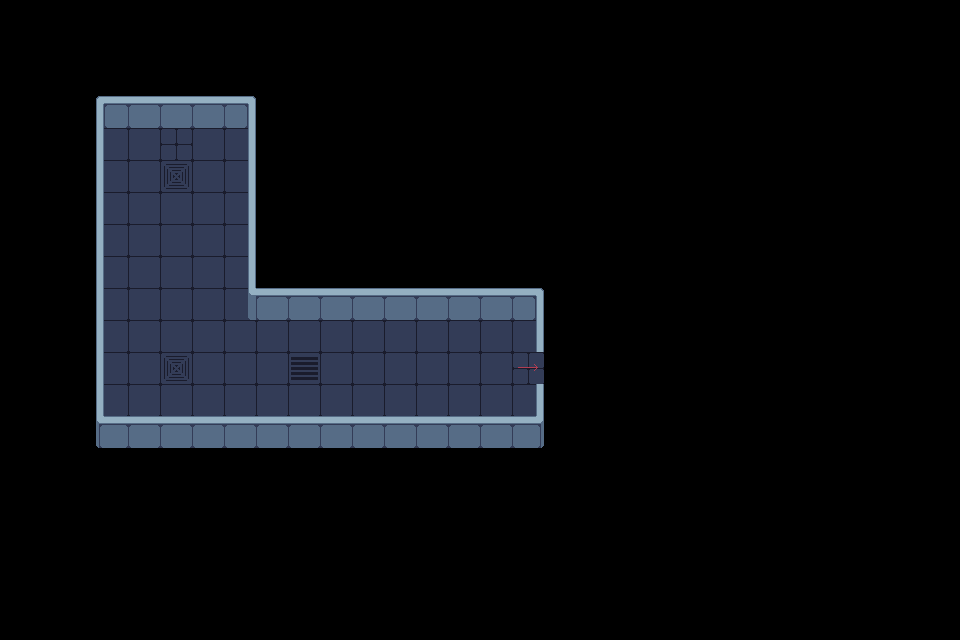

Below is a game level as drawn by its tile map, then a one-line description and the .tmx file that defines it, in full:
An orthogonal 30x20 tile map with 32x32 px tiles, 5 tile layers (floor, collision, collision_in_frame, info layer, ...) and 4 objects (PlayerSpawn, triggerEndLevel, ScoutBot, TrooperBot).

<map version="1.10" tiledversion="1.12.2" orientation="orthogonal" renderorder="left-down" width="30" height="20" tilewidth="32" tileheight="32" infinite="0" nextlayerid="9" nextobjectid="5">
 <editorsettings>
  <export target="../assets/Maps/Level_01.json" format="json" />
 </editorsettings>
 <tileset firstgid="1" source="../assets/Maps/tileset/industrial.tsx" />
 <layer id="2" name="floor" width="30" height="20">
  <data encoding="csv">
0,0,0,0,0,0,0,0,0,0,0,0,0,0,0,0,0,0,0,0,0,0,0,0,0,0,0,0,0,0,
0,0,0,0,0,0,0,0,0,0,0,0,0,0,0,0,0,0,0,0,0,0,0,0,0,0,0,0,0,0,
0,0,0,0,0,0,0,0,0,0,0,0,0,0,0,0,0,0,0,0,0,0,0,0,0,0,0,0,0,0,
0,0,0,0,0,0,0,0,0,0,0,0,0,0,0,0,0,0,0,0,0,0,0,0,0,0,0,0,0,0,
0,0,0,72,72,71,72,72,0,0,0,0,0,0,0,0,0,0,0,0,0,0,0,0,0,0,0,0,0,0,
0,0,0,72,72,107,72,72,0,0,0,0,0,0,0,0,0,0,0,0,0,0,0,0,0,0,0,0,0,0,
0,0,0,72,72,72,72,72,0,0,0,0,0,0,0,0,0,0,0,0,0,0,0,0,0,0,0,0,0,0,
0,0,0,72,72,72,72,72,0,0,0,0,0,0,0,0,0,0,0,0,0,0,0,0,0,0,0,0,0,0,
0,0,0,72,72,72,72,72,0,0,0,0,0,0,0,0,0,0,0,0,0,0,0,0,0,0,0,0,0,0,
0,0,0,72,72,72,72,72,0,0,0,0,0,0,0,0,0,0,0,0,0,0,0,0,0,0,0,0,0,0,
0,0,0,72,72,72,72,72,72,72,72,72,72,72,72,72,72,0,0,0,0,0,0,0,0,0,0,0,0,0,
0,0,0,72,72,107,72,72,72,70,72,72,72,72,72,72,71,0,0,0,0,0,0,0,0,0,0,0,0,0,
0,0,0,72,72,72,72,72,72,72,72,72,72,72,72,72,72,0,0,0,0,0,0,0,0,0,0,0,0,0,
0,0,0,0,0,0,0,0,0,0,0,0,0,0,0,0,0,0,0,0,0,0,0,0,0,0,0,0,0,0,
0,0,0,0,0,0,0,0,0,0,0,0,0,0,0,0,0,0,0,0,0,0,0,0,0,0,0,0,0,0,
0,0,0,0,0,0,0,0,0,0,0,0,0,0,0,0,0,0,0,0,0,0,0,0,0,0,0,0,0,0,
0,0,0,0,0,0,0,0,0,0,0,0,0,0,0,0,0,0,0,0,0,0,0,0,0,0,0,0,0,0,
0,0,0,0,0,0,0,0,0,0,0,0,0,0,0,0,0,0,0,0,0,0,0,0,0,0,0,0,0,0,
0,0,0,0,0,0,0,0,0,0,0,0,0,0,0,0,0,0,0,0,0,0,0,0,0,0,0,0,0,0,
0,0,0,0,0,0,0,0,0,0,0,0,0,0,0,0,0,0,0,0,0,0,0,0,0,0,0,0,0,0
</data>
 </layer>
 <layer id="1" name="collision" width="30" height="20">
  <data encoding="csv">
0,0,0,0,0,0,0,0,0,0,0,0,0,0,0,0,0,0,0,0,0,0,0,0,0,0,0,0,0,0,
0,0,0,0,0,0,0,0,0,0,0,0,0,0,0,0,0,0,0,0,0,0,0,0,0,0,0,0,0,0,
0,0,0,0,0,0,0,0,0,0,0,0,0,0,0,0,0,0,0,0,0,0,0,0,0,0,0,0,0,0,
0,0,0,3,6,6,6,9,0,0,0,0,0,0,0,0,0,0,0,0,0,0,0,0,0,0,0,0,0,0,
0,0,0,0,0,0,0,0,0,0,0,0,0,0,0,0,0,0,0,0,0,0,0,0,0,0,0,0,0,0,
0,0,0,0,0,0,0,0,0,0,0,0,0,0,0,0,0,0,0,0,0,0,0,0,0,0,0,0,0,0,
0,0,0,0,0,0,0,0,0,0,0,0,0,0,0,0,0,0,0,0,0,0,0,0,0,0,0,0,0,0,
0,0,0,0,0,0,0,0,0,0,0,0,0,0,0,0,0,0,0,0,0,0,0,0,0,0,0,0,0,0,
0,0,0,0,0,0,0,0,0,0,0,0,0,0,0,0,0,0,0,0,0,0,0,0,0,0,0,0,0,0,
0,0,0,0,0,0,0,0,376,376,6,6,6,6,6,6,9,0,0,0,0,0,0,0,0,0,0,0,0,0,
0,0,0,0,0,0,0,0,0,0,0,0,0,0,0,0,0,0,0,0,0,0,0,0,0,0,0,0,0,0,
0,0,0,0,0,0,0,0,0,0,0,0,0,0,0,0,0,0,0,0,0,0,0,0,0,0,0,0,0,0,
0,0,0,0,0,0,0,0,0,0,0,0,0,0,0,0,0,0,0,0,0,0,0,0,0,0,0,0,0,0,
0,0,0,373,376,376,376,376,376,376,376,376,376,376,376,376,379,0,0,0,0,0,0,0,0,0,0,0,0,0,
0,0,0,0,0,0,0,0,0,0,0,0,0,0,0,0,0,0,0,0,0,0,0,0,0,0,0,0,0,0,
0,0,0,0,0,0,0,0,0,0,0,0,0,0,0,0,0,0,0,0,0,0,0,0,0,0,0,0,0,0,
0,0,0,0,0,0,0,0,0,0,0,0,0,0,0,0,0,0,0,0,0,0,0,0,0,0,0,0,0,0,
0,0,0,0,0,0,0,0,0,0,0,0,0,0,0,0,0,0,0,0,0,0,0,0,0,0,0,0,0,0,
0,0,0,0,0,0,0,0,0,0,0,0,0,0,0,0,0,0,0,0,0,0,0,0,0,0,0,0,0,0,
0,0,0,0,0,0,0,0,0,0,0,0,0,0,0,0,0,0,0,0,0,0,0,0,0,0,0,0,0,0
</data>
 </layer>
 <layer id="6" name="collision_in_frame" width="30" height="20">
  <data encoding="csv">
0,0,0,0,0,0,0,0,0,0,0,0,0,0,0,0,0,0,0,0,0,0,0,0,0,0,0,0,0,0,
0,0,0,0,0,0,0,0,0,0,0,0,0,0,0,0,0,0,0,0,0,0,0,0,0,0,0,0,0,0,
0,0,0,0,0,0,0,0,0,0,0,0,0,0,0,0,0,0,0,0,0,0,0,0,0,0,0,0,0,0,
0,0,0,0,0,0,0,0,0,0,0,0,0,0,0,0,0,0,0,0,0,0,0,0,0,0,0,0,0,0,
0,0,0,76,0,0,0,84,0,0,0,0,0,0,0,0,0,0,0,0,0,0,0,0,0,0,0,0,0,0,
0,0,0,76,0,0,0,84,0,0,0,0,0,0,0,0,0,0,0,0,0,0,0,0,0,0,0,0,0,0,
0,0,0,76,0,0,0,84,0,0,0,0,0,0,0,0,0,0,0,0,0,0,0,0,0,0,0,0,0,0,
0,0,0,76,0,0,0,84,0,0,0,0,0,0,0,0,0,0,0,0,0,0,0,0,0,0,0,0,0,0,
0,0,0,76,0,0,0,84,0,0,0,0,0,0,0,0,0,0,0,0,0,0,0,0,0,0,0,0,0,0,
0,0,0,76,0,0,0,46,0,0,0,0,0,0,0,0,0,0,0,0,0,0,0,0,0,0,0,0,0,0,
0,0,0,298,0,0,0,0,0,0,0,0,0,0,0,0,84,0,0,0,0,0,0,0,0,0,0,0,0,0,
0,0,0,298,0,0,0,0,0,0,0,0,0,0,0,0,0,0,0,0,0,0,0,0,0,0,0,0,0,0,
0,0,0,298,0,0,0,0,0,0,0,0,0,0,0,0,84,0,0,0,0,0,0,0,0,0,0,0,0,0,
0,0,0,0,0,0,0,0,0,0,0,0,0,0,0,0,0,0,0,0,0,0,0,0,0,0,0,0,0,0,
0,0,0,0,0,0,0,0,0,0,0,0,0,0,0,0,0,0,0,0,0,0,0,0,0,0,0,0,0,0,
0,0,0,0,0,0,0,0,0,0,0,0,0,0,0,0,0,0,0,0,0,0,0,0,0,0,0,0,0,0,
0,0,0,0,0,0,0,0,0,0,0,0,0,0,0,0,0,0,0,0,0,0,0,0,0,0,0,0,0,0,
0,0,0,0,0,0,0,0,0,0,0,0,0,0,0,0,0,0,0,0,0,0,0,0,0,0,0,0,0,0,
0,0,0,0,0,0,0,0,0,0,0,0,0,0,0,0,0,0,0,0,0,0,0,0,0,0,0,0,0,0,
0,0,0,0,0,0,0,0,0,0,0,0,0,0,0,0,0,0,0,0,0,0,0,0,0,0,0,0,0,0
</data>
 </layer>
 <layer id="7" name="info layer" width="30" height="20">
  <data encoding="csv">
0,0,0,0,0,0,0,0,0,0,0,0,0,0,0,0,0,0,0,0,0,0,0,0,0,0,0,0,0,0,
0,0,0,0,0,0,0,0,0,0,0,0,0,0,0,0,0,0,0,0,0,0,0,0,0,0,0,0,0,0,
0,0,0,0,0,0,0,0,0,0,0,0,0,0,0,0,0,0,0,0,0,0,0,0,0,0,0,0,0,0,
0,0,0,0,0,0,0,0,0,0,0,0,0,0,0,0,0,0,0,0,0,0,0,0,0,0,0,0,0,0,
0,0,0,0,0,0,0,0,0,0,0,0,0,0,0,0,0,0,0,0,0,0,0,0,0,0,0,0,0,0,
0,0,0,0,0,0,0,0,0,0,0,0,0,0,0,0,0,0,0,0,0,0,0,0,0,0,0,0,0,0,
0,0,0,0,0,0,0,0,0,0,0,0,0,0,0,0,0,0,0,0,0,0,0,0,0,0,0,0,0,0,
0,0,0,0,0,0,0,0,0,0,0,0,0,0,0,0,0,0,0,0,0,0,0,0,0,0,0,0,0,0,
0,0,0,0,0,0,0,0,0,0,0,0,0,0,0,0,0,0,0,0,0,0,0,0,0,0,0,0,0,0,
0,0,0,0,0,0,0,0,0,0,0,0,0,0,0,0,0,0,0,0,0,0,0,0,0,0,0,0,0,0,
0,0,0,0,0,0,0,0,0,0,0,0,0,0,0,0,0,0,0,0,0,0,0,0,0,0,0,0,0,0,
0,0,0,0,0,0,0,0,0,0,0,0,0,0,0,0,234,0,0,0,0,0,0,0,0,0,0,0,0,0,
0,0,0,0,0,0,0,0,0,0,0,0,0,0,0,0,0,0,0,0,0,0,0,0,0,0,0,0,0,0,
0,0,0,0,0,0,0,0,0,0,0,0,0,0,0,0,0,0,0,0,0,0,0,0,0,0,0,0,0,0,
0,0,0,0,0,0,0,0,0,0,0,0,0,0,0,0,0,0,0,0,0,0,0,0,0,0,0,0,0,0,
0,0,0,0,0,0,0,0,0,0,0,0,0,0,0,0,0,0,0,0,0,0,0,0,0,0,0,0,0,0,
0,0,0,0,0,0,0,0,0,0,0,0,0,0,0,0,0,0,0,0,0,0,0,0,0,0,0,0,0,0,
0,0,0,0,0,0,0,0,0,0,0,0,0,0,0,0,0,0,0,0,0,0,0,0,0,0,0,0,0,0,
0,0,0,0,0,0,0,0,0,0,0,0,0,0,0,0,0,0,0,0,0,0,0,0,0,0,0,0,0,0,
0,0,0,0,0,0,0,0,0,0,0,0,0,0,0,0,0,0,0,0,0,0,0,0,0,0,0,0,0,0
</data>
 </layer>
 <objectgroup id="4" name="Player">
  <object id="1" name="PlayerSpawn" x="177.095" y="142.918">
   <point />
  </object>
  <object id="4" name="triggerEndLevel" x="534.391" y="369.5">
   <point />
  </object>
 </objectgroup>
 <objectgroup id="8" name="Robots">
  <object id="2" name="Scout_01" type="ScoutBot" x="115.733" y="212.824">
   <properties>
    <property name="direction" value="right" />
   </properties>
   <point />
  </object>
  <object id="3" name="Trooper_01" type="TrooperBot" x="461.378" y="368.947">
   <properties>
    <property name="direction" value="left" />
   </properties>
   <point />
  </object>
 </objectgroup>
 <layer id="3" name="upper Layer" width="30" height="20">
  <data encoding="csv">
0,0,0,0,0,0,0,0,0,0,0,0,0,0,0,0,0,0,0,0,0,0,0,0,0,0,0,0,0,0,
0,0,0,0,0,0,0,0,0,0,0,0,0,0,0,0,0,0,0,0,0,0,0,0,0,0,0,0,0,0,
0,0,0,0,0,0,0,0,0,0,0,0,0,0,0,0,0,0,0,0,0,0,0,0,0,0,0,0,0,0,
0,0,0,0,0,0,0,0,0,0,0,0,0,0,0,0,0,0,0,0,0,0,0,0,0,0,0,0,0,0,
0,0,0,0,0,0,0,0,0,0,0,0,0,0,0,0,0,0,0,0,0,0,0,0,0,0,0,0,0,0,
0,0,0,0,0,0,0,0,0,0,0,0,0,0,0,0,0,0,0,0,0,0,0,0,0,0,0,0,0,0,
0,0,0,0,0,0,0,0,0,0,0,0,0,0,0,0,0,0,0,0,0,0,0,0,0,0,0,0,0,0,
0,0,0,0,0,0,0,0,0,0,0,0,0,0,0,0,0,0,0,0,0,0,0,0,0,0,0,0,0,0,
0,0,0,0,0,0,0,0,0,0,0,0,0,0,0,0,0,0,0,0,0,0,0,0,0,0,0,0,0,0,
0,0,0,0,0,0,0,0,0,0,0,0,0,0,0,0,0,0,0,0,0,0,0,0,0,0,0,0,0,0,
0,0,0,0,0,0,0,0,0,0,0,0,0,0,0,0,0,0,0,0,0,0,0,0,0,0,0,0,0,0,
0,0,0,0,0,0,0,0,0,0,0,0,0,0,0,0,0,0,0,0,0,0,0,0,0,0,0,0,0,0,
0,0,0,0,0,0,0,0,0,0,0,0,0,0,0,0,0,0,0,0,0,0,0,0,0,0,0,0,0,0,
0,0,0,0,0,0,0,0,0,0,0,0,0,0,0,0,0,0,0,0,0,0,0,0,0,0,0,0,0,0,
0,0,0,0,0,0,0,0,0,0,0,0,0,0,0,0,0,0,0,0,0,0,0,0,0,0,0,0,0,0,
0,0,0,0,0,0,0,0,0,0,0,0,0,0,0,0,0,0,0,0,0,0,0,0,0,0,0,0,0,0,
0,0,0,0,0,0,0,0,0,0,0,0,0,0,0,0,0,0,0,0,0,0,0,0,0,0,0,0,0,0,
0,0,0,0,0,0,0,0,0,0,0,0,0,0,0,0,0,0,0,0,0,0,0,0,0,0,0,0,0,0,
0,0,0,0,0,0,0,0,0,0,0,0,0,0,0,0,0,0,0,0,0,0,0,0,0,0,0,0,0,0,
0,0,0,0,0,0,0,0,0,0,0,0,0,0,0,0,0,0,0,0,0,0,0,0,0,0,0,0,0,0
</data>
 </layer>
</map>
